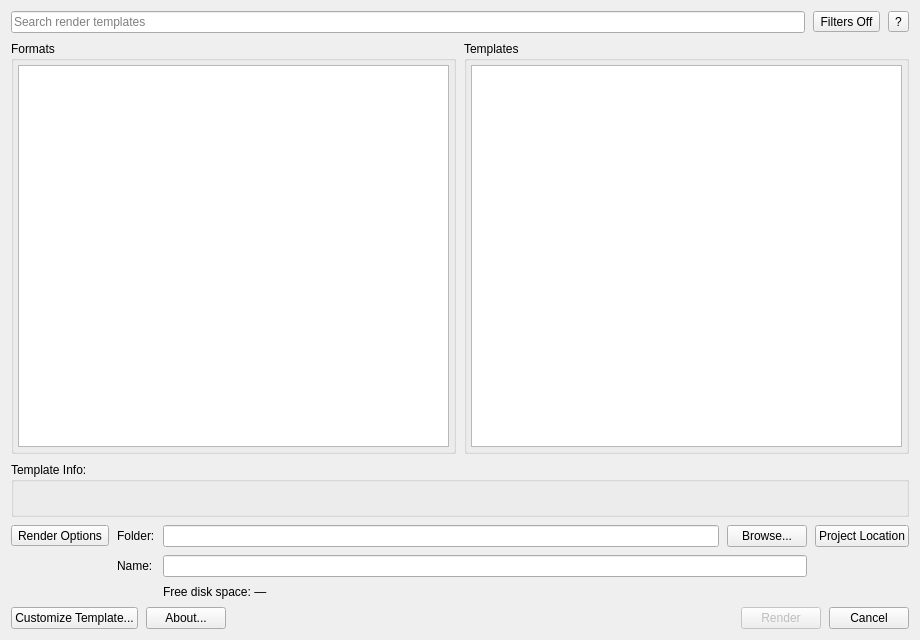
<?xml version="1.0" encoding="UTF-8"?>
<ui version="4.0">
 <class>RenderAsDialog</class>
 <widget class="QDialog" name="RenderAsDialog">
  <property name="geometry">
   <rect>
    <x>0</x>
    <y>0</y>
    <width>920</width>
    <height>640</height>
   </rect>
  </property>
  <property name="windowTitle">
   <string>Render As</string>
  </property>
  <layout class="QVBoxLayout" name="verticalLayout">
   <property name="spacing">
    <number>8</number>
   </property>
   <item>
    <layout class="QHBoxLayout" name="toolbarRow">
     <item>
      <widget class="QLineEdit" name="searchEdit">
       <property name="placeholderText">
        <string>Search render templates</string>
       </property>
       <property name="clearButtonEnabled">
        <bool>true</bool>
       </property>
      </widget>
     </item>
     <item>
      <widget class="QToolButton" name="filtersButton">
       <property name="text">
        <string>Filters Off</string>
       </property>
       <property name="popupMode">
        <enum>QToolButton::InstantPopup</enum>
       </property>
       <property name="toolButtonStyle">
        <enum>Qt::ToolButtonTextOnly</enum>
       </property>
      </widget>
     </item>
     <item>
      <widget class="QToolButton" name="helpButton">
       <property name="text">
        <string>?</string>
       </property>
       <property name="toolTip">
        <string>Help</string>
       </property>
      </widget>
     </item>
    </layout>
   </item>
   <item>
    <layout class="QHBoxLayout" name="listsRow">
     <item>
      <widget class="QGroupBox" name="groupFormats">
       <property name="title">
        <string>Formats</string>
       </property>
       <layout class="QVBoxLayout" name="formatsLayout">
        <property name="leftMargin">
         <number>4</number>
        </property>
        <property name="topMargin">
         <number>4</number>
        </property>
        <property name="rightMargin">
         <number>4</number>
        </property>
        <property name="bottomMargin">
         <number>4</number>
        </property>
        <item>
         <widget class="QListWidget" name="formatList">
          <property name="alternatingRowColors">
           <bool>false</bool>
          </property>
         </widget>
        </item>
       </layout>
      </widget>
     </item>
     <item>
      <widget class="QGroupBox" name="groupTemplates">
       <property name="title">
        <string>Templates</string>
       </property>
       <layout class="QVBoxLayout" name="templatesLayout">
        <property name="leftMargin">
         <number>4</number>
        </property>
        <property name="topMargin">
         <number>4</number>
        </property>
        <property name="rightMargin">
         <number>4</number>
        </property>
        <property name="bottomMargin">
         <number>4</number>
        </property>
        <item>
         <widget class="QListWidget" name="templateList">
          <property name="alternatingRowColors">
           <bool>false</bool>
          </property>
          <property name="uniformItemSizes">
           <bool>true</bool>
          </property>
         </widget>
        </item>
       </layout>
      </widget>
     </item>
    </layout>
   </item>
   <item>
    <widget class="QGroupBox" name="groupInfo">
     <property name="title">
      <string>Template Info:</string>
     </property>
     <layout class="QVBoxLayout" name="infoLayout">
      <item>
       <widget class="QLabel" name="templateInfoLabel">
        <property name="text">
         <string/>
        </property>
        <property name="wordWrap">
         <bool>true</bool>
        </property>
        <property name="minimumHeight">
         <number>72</number>
        </property>
        <property name="alignment">
         <set>Qt::AlignLeading|Qt::AlignTop</set>
        </property>
       </widget>
      </item>
     </layout>
    </widget>
   </item>
   <item>
    <layout class="QGridLayout" name="pathGrid">
     <item row="0" column="0">
      <widget class="QToolButton" name="renderOptionsButton">
       <property name="text">
        <string>Render Options</string>
       </property>
       <property name="popupMode">
        <enum>QToolButton::InstantPopup</enum>
       </property>
      </widget>
     </item>
     <item row="0" column="1">
      <widget class="QLabel" name="labelFolder">
       <property name="text">
        <string>Folder:</string>
       </property>
      </widget>
     </item>
     <item row="0" column="2">
      <widget class="QLineEdit" name="folderEdit"/>
     </item>
     <item row="0" column="3">
      <widget class="QPushButton" name="browseButton">
       <property name="text">
        <string>Browse...</string>
       </property>
      </widget>
     </item>
     <item row="0" column="4">
      <widget class="QPushButton" name="projectLocationButton">
       <property name="text">
        <string>Project Location</string>
       </property>
      </widget>
     </item>
     <item row="1" column="1">
      <widget class="QLabel" name="labelName">
       <property name="text">
        <string>Name:</string>
       </property>
      </widget>
     </item>
     <item row="1" column="2" colspan="2">
      <widget class="QLineEdit" name="nameEdit"/>
     </item>
     <item row="2" column="2">
      <widget class="QLabel" name="freeSpaceLabel">
       <property name="text">
        <string>Free disk space: —</string>
       </property>
      </widget>
     </item>
     <item row="2" column="3" colspan="2">
      <widget class="QLabel" name="estimatedSizeLabel">
       <property name="text">
        <string/>
       </property>
       <property name="alignment">
        <set>Qt::AlignRight|Qt::AlignVCenter</set>
       </property>
      </widget>
     </item>
    </layout>
   </item>
   <item>
    <layout class="QHBoxLayout" name="bottomRow">
     <item>
      <widget class="QPushButton" name="customizeButton">
       <property name="text">
        <string>Customize Template...</string>
       </property>
      </widget>
     </item>
     <item>
      <widget class="QPushButton" name="aboutButton">
       <property name="text">
        <string>About...</string>
       </property>
      </widget>
     </item>
     <item>
      <spacer name="bottomSpacer">
       <property name="orientation">
        <enum>Qt::Horizontal</enum>
       </property>
       <property name="sizeHint" stdset="0">
        <size>
         <width>40</width>
         <height>20</height>
        </size>
       </property>
      </spacer>
     </item>
     <item>
      <widget class="QPushButton" name="renderButton">
       <property name="text">
        <string>Render</string>
       </property>
       <property name="enabled">
        <bool>false</bool>
       </property>
       <property name="default">
        <bool>true</bool>
       </property>
      </widget>
     </item>
     <item>
      <widget class="QPushButton" name="cancelButton">
       <property name="text">
        <string>Cancel</string>
       </property>
      </widget>
     </item>
    </layout>
   </item>
  </layout>
 </widget>
 <resources/>
 <connections/>
</ui>
